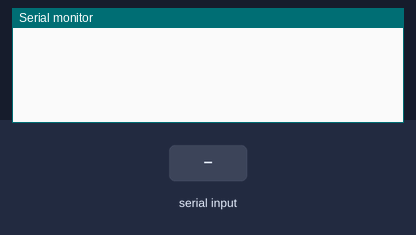
Simulated run of this sketch. Board: Arduino Uno, built with avr-gcc and run on an emulated ATmega328P. On the bench: the last lines printed to the serial monitor. The inputs (shaded band) are chosen by the test bench.

Above: at 1.2 s.
1.3 s: "90 45\n" received over Serial
At 2.4 s:
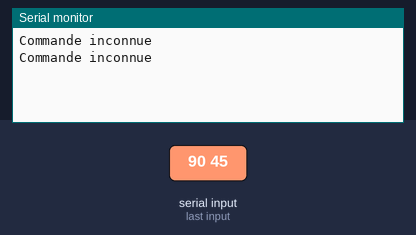
2.8 s: byte 81 ('Q') received over Serial
At 4.7 s:
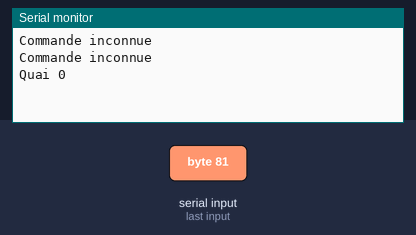
5.3 s: byte 82 ('R') received over Serial
At 7.5 s:
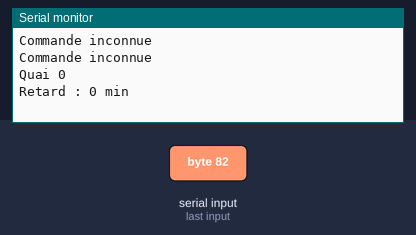
7.8 s: byte 65 ('A') received over Serial
At 9.7 s:
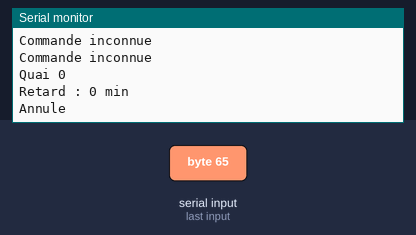
10.3 s: "Q90\n" received over Serial
At 11.0 s:
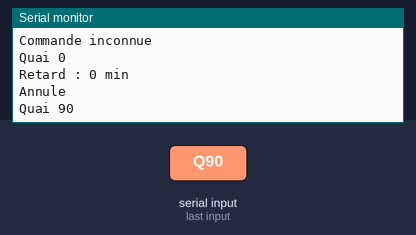

Measured:
- after the input at 1.3 s, the serial monitor: prints a new line at once (image 1)
- after the input at 2.8 s, the serial monitor: prints a new line after 1.0 s (image 2)
- after the input at 5.3 s, the serial monitor: prints a new line after 1.0 s (image 3)
- after the input at 7.8 s, the serial monitor: prints a new line after 1.0 s (image 4)
- after the input at 10.3 s, the serial monitor: prints a new line at once (image 5)

The sketch:

m2024_ex7_afficheur_corrige.ino
```cpp
// Midterm 2023-2024, Exercice 7 : afficheur de quai, version corrigee
void setup() { Serial.begin(9600); }
void loop() {
  if (Serial.available() > 0) {
    char type = Serial.read();
    if (type == '\n' || type == '\r' || type == ' ') return;   // defaut 2 : ignorer le '\n' restant
    int valeur = Serial.parseInt();
    switch (type) {
      case 'Q': Serial.print("Quai "); Serial.println(valeur); break;
      case 'R': Serial.print("Retard : "); Serial.print(valeur); Serial.println(" min"); break;  // defaut 1 : break manquant
      case 'A': Serial.println("Annule"); break;
      default:  Serial.println("Commande inconnue");
    }
  }
}
```
